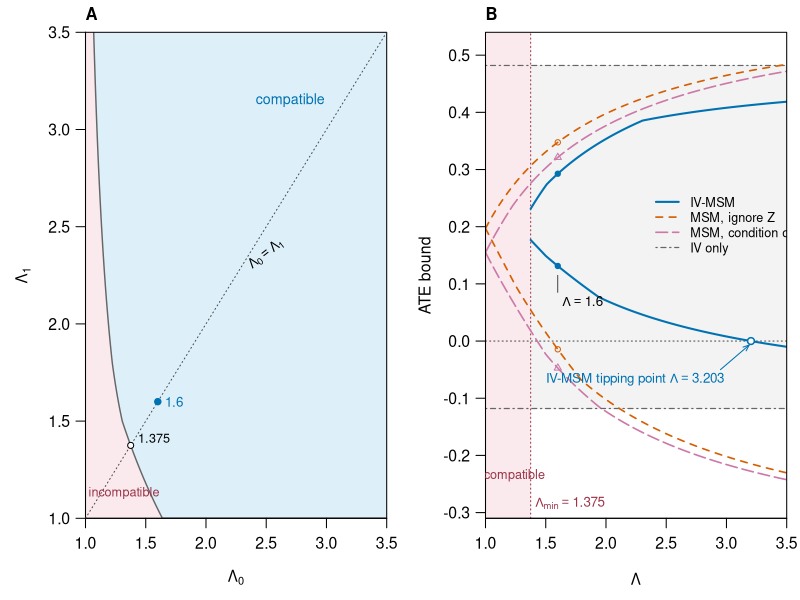

Write the R code that produced this figure.
# Introductory population example; no estimated confidence limits or data fitting.
pi_z <- c(.30,.70); a_z <- c(.45,.60); b_z <- c(.34,.40)
ell <- function(a,L) pmax(a/L,1-L*(1-a))
upp <- function(a,L) pmin(L*a,1-(1-a)/L)
means <- function(L) list(
  lo1=pi_z*a_z+(1-pi_z)*ell(a_z,L),
  hi1=pi_z*a_z+(1-pi_z)*upp(a_z,L),
  lo0=(1-pi_z)*b_z+pi_z*ell(b_z,L),
  hi0=(1-pi_z)*b_z+pi_z*upp(b_z,L))
gap <- function(L0,L1) {
  m<-means(c(L0,L1)); min(min(m$hi1)-max(m$lo1),min(m$hi0)-max(m$lo0))
}
curves <- function(L) {
  m<-means(L); p<-mean(pi_z)
  a<-mean(pi_z*a_z)/p; b<-mean((1-pi_z)*b_z)/(1-p)
  c(iv_lower=max(m$lo1)-min(m$hi0),iv_upper=min(m$hi1)-max(m$lo0),
    msm_z_lower=mean(m$lo1)-mean(m$hi0),msm_z_upper=mean(m$hi1)-mean(m$lo0),
    msm_lower=p*a+(1-p)*ell(a,L)-(1-p)*b-p*upp(b,L),
    msm_upper=p*a+(1-p)*upp(a,L)-(1-p)*b-p*ell(b,L))
}
frontier <- uniroot(function(L)gap(L,L),c(1,2),tol=1e-12)$root
tipping <- uniroot(function(L)curves(L)['iv_lower'],c(frontier,3.5),tol=1e-12)$root
iv_only <- c(max(pi_z*a_z)-min((1-pi_z)*b_z+pi_z),
             min(pi_z*a_z+1-pi_z)-max((1-pi_z)*b_z))
stopifnot(abs(frontier-1.375)<1e-9,abs(tipping-189/59)<1e-9,
          max(abs(iv_only-c(-.118,.482)))<1e-12,
          max(abs(curves(1.6)[1:2]-c(.1313,.292625)))<1e-10)
xstart <- uniroot(function(x)gap(x,3.5),c(1,3.5),tol=1e-12)$root
xx <- seq(xstart,3.5,length.out=1801)
boundary <- vapply(xx,function(x) {
  if(gap(x,1)>=0)1 else if(abs(gap(x,3.5))<1e-10)3.5 else
    uniroot(function(y)gap(x,y),c(1,3.5),tol=1e-12)$root
},numeric(1))
L <- sort(unique(c(seq(1,3.5,length.out=2001),frontier,1.6,tipping)))
values <- t(vapply(L,curves,numeric(6)))
values[L<frontier,1:2] <- NA_real_
blue<-'#0072B2';orange<-'#D55E00';purple<-'#CC79A7'
draw <- function() {
  par(mfrow=c(1,2),mar=c(4.3,4.5,1.7,.7),mgp=c(2.7,.8,0),
      las=1,bty='o',cex=.95)
  plot(NA,xlim=c(1,3.5),ylim=c(1,3.5),xaxs='i',yaxs='i',
       xlab=expression(Lambda[0]),ylab=expression(Lambda[1]),axes=FALSE)
  rect(1,1,3.5,3.5,col='#FAE9ED',border=NA)
  polygon(c(xx,3.5,xstart),c(boundary,3.5,3.5),col='#DDF0FA',border=NA)
  lines(xx,boundary,col='gray40',lwd=1.4)
  axis(1,seq(1,3.5,.5));axis(2,seq(1,3.5,.5));box()
  abline(0,1,lty=3,col='gray30')
  points(frontier,frontier,pch=21,bg='white',cex=.85)
  text(frontier+.06,frontier+.04,'1.375',adj=0,cex=.8)
  points(1.6,1.6,pch=19,col=blue,cex=.9)
  text(1.66,1.60,'1.6',adj=0,col=blue,cex=.85)
  text(2.7,3.15,'compatible',col=blue,cex=.9)
  text(1.32,1.13,'incompatible',col='#9B3448',cex=.8)
  text(2.5,2.36,expression(Lambda[0]==Lambda[1]),srt=38,cex=.85)
  mtext('A',side=3,line=.45,adj=0,font=2)
  plot(NA,xlim=c(1,3.5),ylim=c(-.31,.54),xaxs='i',yaxs='i',
       xlab=expression(Lambda),ylab='ATE bound',axes=FALSE)
  rect(1,iv_only[1],3.5,iv_only[2],col='#F3F3F3',border=NA)
  rect(1,-.31,frontier,.54,col='#FAE9ED',border=NA)
  abline(h=iv_only,col='gray40',lty=4,lwd=1.2)
  abline(h=0,col='gray30',lty=3)
  abline(v=frontier,col='#9B3448',lty=3)
  for(k in 5:6)lines(L,values[,k],col=orange,lty=2,lwd=1.6)
  for(k in 3:4)lines(L,values[,k],col=purple,lty=5,lwd=1.6)
  for(k in 1:2)lines(L,values[,k],col=blue,lwd=2)
  axis(1,seq(1,3.5,.5));axis(2,seq(-.3,.5,.1),labels=sprintf('%.1f',seq(-.3,.5,.1)));box()
  v<-curves(1.6)
  points(rep(1.6,6),v,col=c(blue,blue,purple,purple,orange,orange),
         pch=c(19,19,2,2,1,1),cex=.75)
  text(1.64,.07,expression(Lambda==1.6),adj=0,cex=.85)
  segments(1.6,.085,1.6,.115,lwd=.7)
  points(tipping,0,pch=21,bg='white',col=blue,lwd=1.5,cex=.95)
  arrows(2.95,-.050,tipping-.015,-.007,length=.065,angle=22,col=blue,lwd=1)
  text(2.98,-.067,bquote('IV-MSM tipping point '*Lambda == .(round(tipping,3))),
       adj=1,col=blue,cex=.85)
  text(1.20,-.235,'incompatible',col='#9B3448',cex=.8)
  text(frontier+.04,-.283,expression(Lambda[min]==1.375),adj=0,col='#9B3448',cex=.85)
  legend(2.32,.27,c('IV-MSM','MSM, ignore Z','MSM, condition on Z','IV only'),
         col=c(blue,orange,purple,'gray40'),lty=c(1,2,5,4),lwd=c(2,1.6,1.6,1.2),
         bty='n',cex=.8)
  mtext('B',side=3,line=.45,adj=0,font=2)
}
path <- 'output/pdf/paper_figures_20261009/main_binary_illustration.pdf'
dir.create(dirname(path),recursive=TRUE,showWarnings=FALSE)
pdf(path,width=11,height=4.9,family='Times',useDingbats=FALSE);draw();dev.off()
cat('Compatibility frontier:',frontier,'\nPopulation tipping point:',tipping,'\n')
